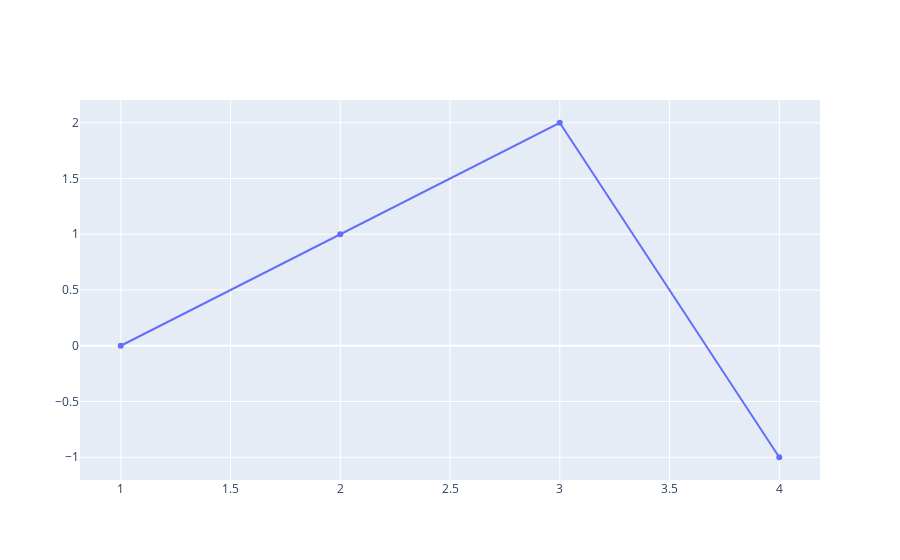

Notebook code cell kept with this figure:
### Markdown cell above
Um nun eine erste Graphik zu erstellen, muss eine Figure-Umgebung angelegt werden, in die dann die Graphen nach und nach eingetragen werden. Dabei werden jeweils die Daten der x- und y-Werte festgelegt. Da der x-Wert unser Index ist, muss hier auch darauf verwiesen werden mit <code>df.index</code>

### Code cell
fig = go.Figure()
# Add traces
fig.add_trace(go.Scatter(x=df.index, y=df['y']))
fig.show()

### Figure 1 — Plotly figure (JSON) as saved in the notebook; plotly's stock layout.template omitted (floating-point values rounded to 4 significant figures)
{"data": [{"type": "scatter", "x": [1, 2, 3, 4], "y": [0, 1, 2, -1]}], "layout": {}}
